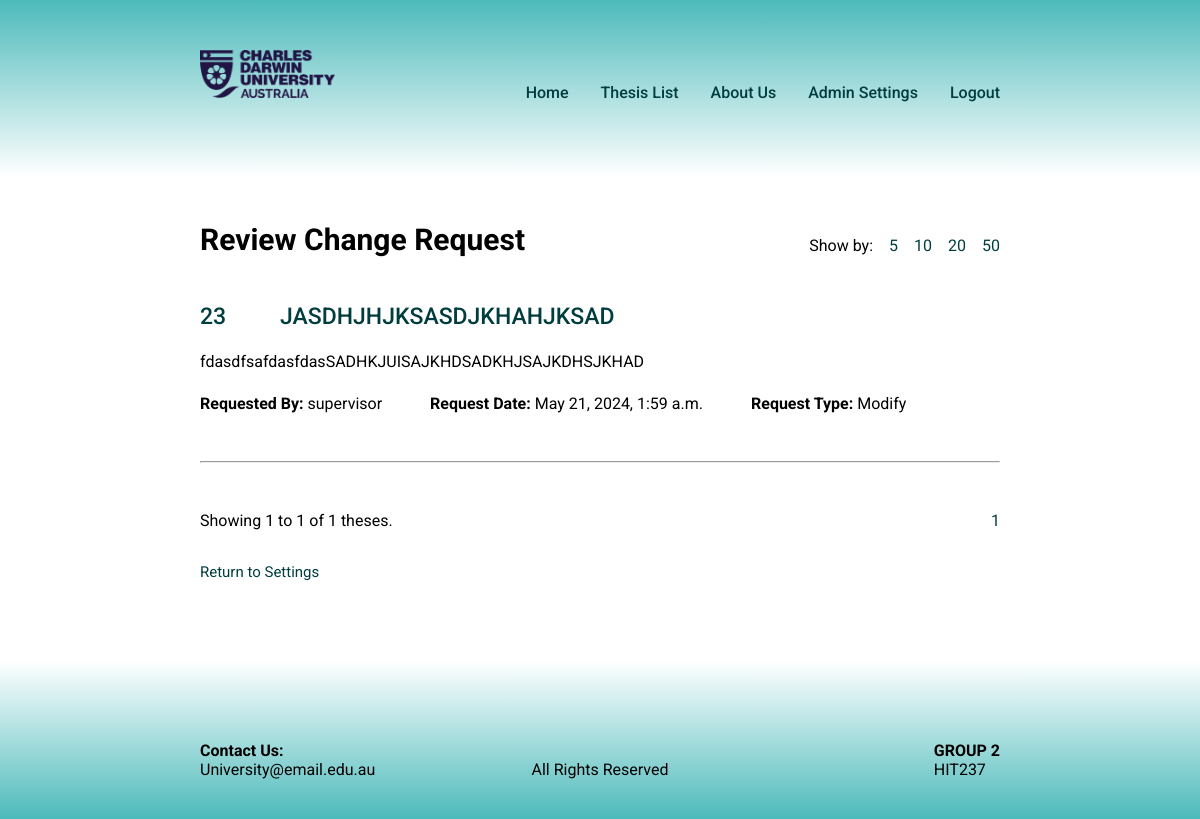
Screenshot of /thesis/review/request (signed in) with the database file from the repository.
### main/models.py (models this page shows, shortened)
class ThesisBase(models.Model):
    topic_number = models.IntegerField(
        validators=[
            MinValueValidator(1),
            MaxValueValidator(1000),
        ],
        verbose_name='Thesis Number',
        primary_key=True,
    )
    title = models.CharField(max_length=100, verbose_name='Thesis Title',)
    description = models.TextField(verbose_name='Thesis Description')
    category = models.ForeignKey(Category, on_delete=models.PROTECT, verbose_name='Category Name')
    supervisor = models.ForeignKey(Supervisor, on_delete= models.PROTECT, verbose_name='Supervisor Name')
    course = models.ManyToManyField(Course, verbose_name='Course Name')
    campus = models.ManyToManyField(Campus, verbose_name='Campus Name',)
    group_taker_limit = models.IntegerField(
        validators=[
            MinValueValidator(1),
            MaxValueValidator(20),
        ],
        verbose_name='Number Limit of group takers',
        null = True,
        blank=True
    )
    class Meta:
        abstract = True
        ordering = ['topic_number']

class ThesisRequestBase(models.Model):
    STATUS_CHOICES = [
        ('pending', 'pending'),
        ('accepted', 'accepted'),
        ('rejected', 'rejected')
    ]
    REQUEST_CHOICES = [
        ('add', 'add'),
        ('modify', 'modify'),
        ('delete', 'delete'),
    ]
    request_date = models.DateTimeField(auto_now_add=True, verbose_name = 'Date Requested')
    requested_by = models.ForeignKey(CustomUser, on_delete=models.CASCADE, verbose_name='Requested by', )
    status = models.CharField(
        max_length=10,
        choices=STATUS_CHOICES,
        verbose_name='Status',
        default='pending'
    )
    class Meta:
        abstract = True

class ThesisRequestModify(ThesisBase, ThesisRequestBase):
    request_type = models.CharField(
        max_length=10,
        choices=ThesisRequestBase.REQUEST_CHOICES,
        verbose_name='Request Type',
        default='modify'
    )

### users/models.py (models this page shows)
class CustomUser(AbstractBaseUser,PermissionsMixin):
    ACCOUNT_TYPE_CHOICES = (
        ('unit coordinator', 'Unit Coordinator'),
        ('supervisor', 'Supervisor'),
        ('student', 'Student'),
        ('admin', 'Admin')
    )
    username = models.CharField(max_length=20, unique=True, default='')
    account_type = models.CharField(max_length=20, choices=ACCOUNT_TYPE_CHOICES, default='')
    is_active = models.BooleanField(default=True)
    is_staff = models.BooleanField(default=False)
    is_superuser = models.BooleanField(default=False)
    objects = CustomUserManager()
    USERNAME_FIELD = 'username'
    REQUIRED_FIELDS = ['account_type']
    def __str__(self):
        return self.username

### main/views.py (the view, shortened to what this page needs)
# urls.py: path("thesis/review/request", views.review_request, name="review_request"),
@login_required
@account_type_required('admin', 'unit coordinator')
def review_request(request, request_type=None, topic_number=None):
    if topic_number is None:
        thesis_list = list(ThesisRequestAdd.objects.all()) + list(ThesisRequestModify.objects.all()) + list(ThesisRequestDelete.objects.all())
        thesis = sorted(thesis_list, key=lambda x: x.request_date, )
        if not thesis_list:
            context = {
                'no_requests': True
            }
            return render(request, 'main/review_request.html', context)
        new_description = {}
        for item in thesis:
            description = item.description
            word_count = description.split()
            if len(description) > 230:
                description = ''.join(description[:230])
                punctuation = ['.', ',', '/', ';', ':', ' ']
                if description[-1] in punctuation:
                    description = description[:-1] + '...'
                else:
                    description = description + '...'
                new_description[item.topic_number] = description
            else:
                new_description[item.topic_number] = description
        items_per_page = int(request.GET.get('items_per_page', 5))
        page = Paginator(thesis, items_per_page)
        page_number = request.GET.get("page")
        page_obj = page.get_page(page_number)
        total_pages = range(1, page.num_pages + 1)
        start_num = (page_obj.number - 1) * items_per_page + 1
        end_num = min(start_num + items_per_page - 1, page_obj.paginator.count)
        total_theses = len(thesis)
        context = {
            'review_menu': True,
            'thesis': thesis,
            'new_description': new_description,
            'page_obj': page_obj, # contains various data about the current page
            'total_pages': total_pages,
            'start_num': start_num, # starting number of the thesis in the page
            'end_num': end_num,
            'total_theses': total_theses,
            'items_per_page': items_per_page,
        }
        return render(request, 'main/review_request.html', context)

### main/templates/main/review_request.html (shortened to what this page needs)
{% extends "main/base.html" %}
{% block main_body %}
    {% if review_menu is True %}
        <div class="modify-or-delete-header-container">
            <h2 class="modify-or-delete-header">Review Change Request</h2>
            <div class='per_page'>
                <p>Show by:</p>
                <a href="?items_per_page=5" {% if items_per_page == 5 %}class="active"{% endif %}>5</a>
                <a href="?items_per_page=10" {% if items_per_page == 10 %}class="active"{% endif %}>10</a>
                <a href="?items_per_page=20" {% if items_per_page == 20 %}class="active"{% endif %}>20</a>
                <a href="?items_per_page=50" {% if items_per_page == 50 %}class="active"{% endif %}>50</a>
            </div>
        </div>
        {% for thesis in page_obj %}
            <section class=thesis-modify-container>
                <a href="{% url 'review_request' request_type=thesis.request_type topic_number=thesis.topic_number %}">
                    <div class='thesis-title-container'>
                        <h3 class="topic_number-edit">{{ thesis.topic_number }}</h3>
                        <h3>{{ thesis.title }}</h3>
                    </div>
                </a>
                {% for number, description in new_description.items %}
                    {% if thesis.topic_number == number %}
                        <p class='description'>{{ description }}</p>
                    {% endif %}
                {% endfor %}
                <div class="request_information">
                    <p class="requested_by"><strong>Requested By:</strong> {{ thesis.requested_by }}</p>
                    <p class="request_date"><strong>Request Date:</strong> {{ thesis.request_date }}</p>
                    <p class="request_type"><strong>Request Type:</strong> {{ thesis.request_type|title }}</p>
                </div>
            </section>
            <hr class="list-line">
        {% endfor %}
        <div class="thesis-pages">
            <p class='current'>Showing {{ start_num }} to {{ end_num }} of {{ total_theses }} theses.</p>
            <form class='quick-links' action="" method="get">
                {% for total_pages in total_pages %}
                    <a href="?page={{ total_pages }}&items_per_page={{ items_per_page }}{{ filter_supervisor }}{{ filter_course }}{{ filter_category }}{{ filter_campus }}">{{ total_pages }}</a>
                {% endfor %}
            </form>
        </div>
    {% elif no_requests is True %}
        <h2 class="modify-or-delete-header">Review Change Request</h2>
        <p>There are currently no thesis requests to review.</p>
    {% endif %}
        <a href="{% url 'CRUD' account_type='coordinator' %}" class="back">Return to Settings</a>
{% endblock %}

### main/static/styles.css (style rules this page uses)
:root { font-family: 'Roboto'; --primary-color: #4dbabb; --secondary-color: #e6e6e6; --font-primary: black; --font-secondary: rgb(0, 61, 63); }
body { min-height: 100vh; display: flex; flex-direction: column; justify-content: space-between; }
.list-line { margin: 3rem 0; }
.main_body h2 { font-weight: bold; font-size: 30px; line-height: 1.5; }
.main_body h3 { font-weight: 500; font-size: 23px; margin-bottom: 15px; }
.description { line-height: 2; color: var(--font-primary); }
.back { background-color: transparent; color: var(--font-secondary); border: none; padding: 0; cursor: pointer; outline: none; position: relative; font-size: 15px }
.back::after { content:''; position:absolute; left: 0; bottom: -2px; width: 100%; height: 1px; background-color: rgb(0, 61, 63); transition: all 0.3s ease; opacity: 0; }

### rows the page displays
ThesisRequestModify: topic_number "23", title "JASDHJHJKSASDJKHAHJKSAD", new_description "fdasdfsafdasfdasSADHKJUISAJKHDSADKHJSAJKDHSJKHAD", requested_by "supervisor", request_date "May 21, 2024, 1:59 a.m.", request_type "Modify"

### other values shown
{{ start_num }} "1"
{{ end_num }} "1"
{{ total_theses }} "1"
{{ total_pages }} "1"
